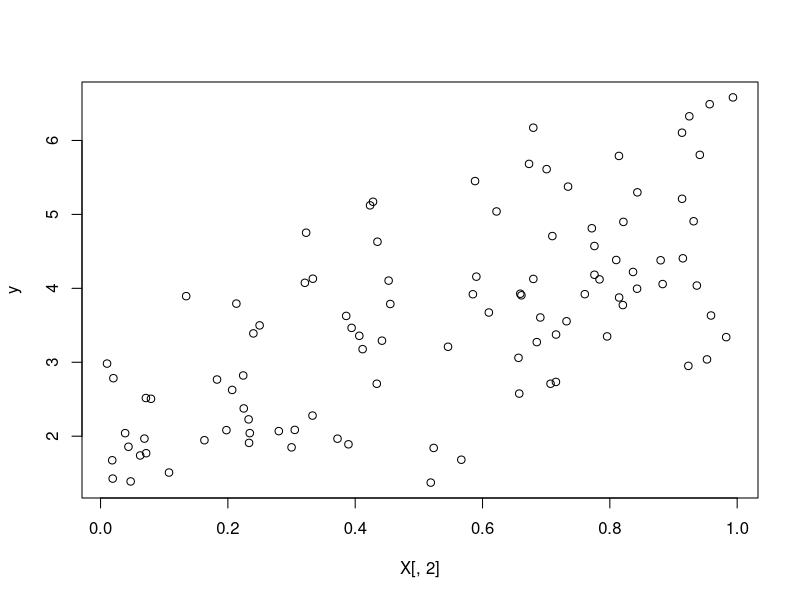
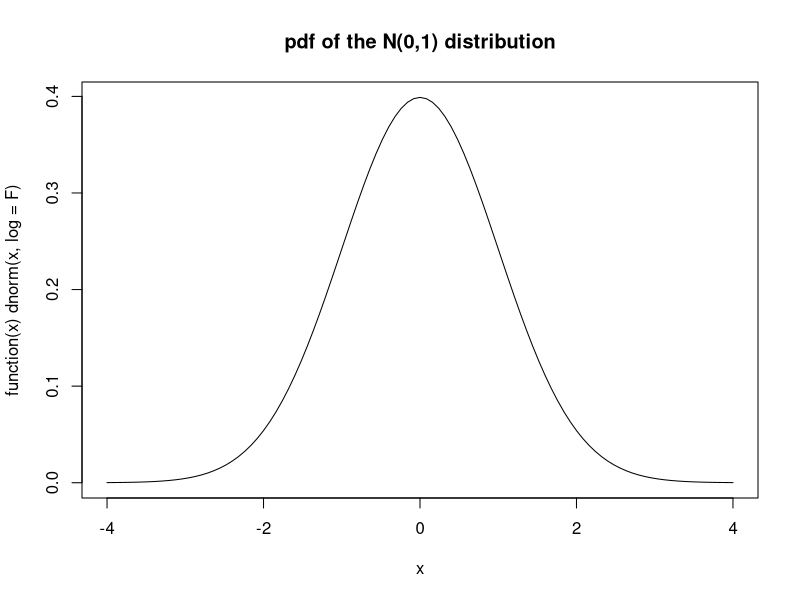

Write the R code that produced these figures, in order.
### MLE estimation example ###
#
# 
# In this example, we estimate SLRM parameters 
# (Intercept, Slope, sigma)     .... sigma being the s.d.(u)
# using a maximum likelihood function
#
rm(list=ls())
#
## [1] Setup  the model: y = beta0 + beta1*X + u
#
set.seed(101) # For replicability
X <- cbind(1, runif(100))
theta.true <- c(Intercept=2,Slope=3,sigma=1) # true intercept, slope and var(u) for next line
y <- X %*% theta.true[1:2] + rnorm(100)      # sigma=1 is the default for rnorm()
head(y) # dependent variable
head(X) # matrix of regressors
plot(y~X[,2])
#
## [2] Standard OLS estimation & comparison with "actual" parameters
#
d <- summary(lm(y ~ X[,2]))
d
# estimated intercept, slope and var(u) as from OLS
theta.ols <- c(d$coefficients[,1], d$sigma)
#
# Comparison of the parameters: true vs. OLS
theta.true # True parameters of our system
theta.ols  # OLS-estimated parameters 
#
#
## [3b] Brief description of the dnorm function
#
plot(function(x) dnorm(x, log = F), -4, 4, main = "pdf of the N(0,1) distribution")
dnorm(0, mean=0, sd=1) # density (pdf)
dnorm(2, mean=0, sd=1) # density (pdf)
dnorm(-2, mean=0, sd=1) # density (pdf)
dnorm(10, mean=0, sd=1) # density (pdf)
#
## [3b] Log-Likelihood function of the linear model: y = beta0 + beta1*X + u
#
lm_lf <- function(theta, y, X) {
  sum(dnorm(y, mean = X %*% theta[-3], sd = theta[3], log = TRUE))
}
#
# [4] Experiments with the LF
#
cat("Evaluating LogL at very inacurate parameters theta : ", lm_lf(c(4,5,6), y, X), "\n")
cat("Evaluating LogL for a somewhat better theta : ", lm_lf(c(2.5,2,1.5), y, X), "\n")
cat("Evaluating LogL at true params  : ", lm_lf(theta.true, y, X), "\n")
cat("Evaluating LogL at OLS estimates: ", lm_lf(theta.ols, y, X), "\n")
# Discuss: why is the OLS-based logLik higher than logLik for the true theta?
#
#
## [5] Use MLE for parameter estimation / likelihood function lm_lf() is used /
#
?optim
# 
optim(c(5,5,5),                          # Inaccurate starting values (Intercept, slope, sigma), optimized over all parameters...
      lm_lf,                            # Likelihood function
      control=list(trace=1, fnscale=-1), # trace: progress info; fnscale=-1 for maximization...
      y=y, X=X   )                       # "..." inserted into lm_lf()
# 
# optimization repeated and saved into an object for comparison.
MLE.est <- optim(c(5,5,5),                           
                 lm_lf,                             
                 control=list(trace=1, fnscale=-1),  
                 y=y, X=X )                          
#
#
## [6] Final evaluation  
#
MLE.est$par     # MLE-estimated parameters (Intercept, Slope, sigma)
MLE.est$value   # maximized Log-Likelihood of the MLE-optimized function
#
theta.ols
logLik(lm(y ~ X[,2]))
#
#
